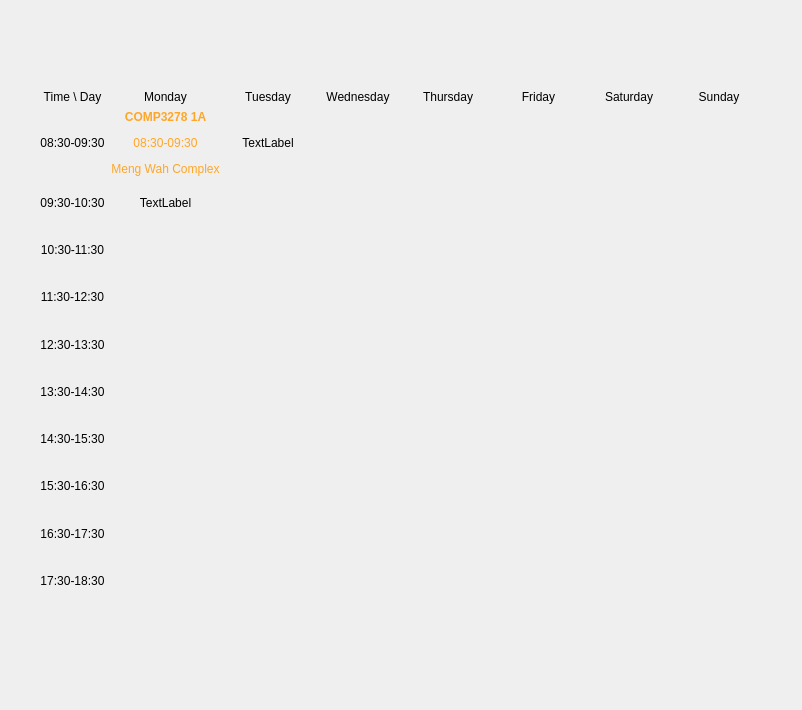
<?xml version="1.0" encoding="UTF-8"?>
<ui version="4.0">
 <class>Form</class>
 <widget class="QWidget" name="Form">
  <property name="geometry">
   <rect>
    <x>0</x>
    <y>0</y>
    <width>802</width>
    <height>710</height>
   </rect>
  </property>
  <property name="windowTitle">
   <string>Form</string>
  </property>
  <widget class="QWidget" name="gridLayoutWidget">
   <property name="geometry">
    <rect>
     <x>40</x>
     <y>90</y>
     <width>721</width>
     <height>511</height>
    </rect>
   </property>
   <layout class="QGridLayout" name="gridLayout" rowstretch="0,1,1,1,1,1,1,1,1,1,1" columnstretch="0,1,1,1,1,1,1,1">
    <item row="9" column="0">
     <widget class="QLabel" name="label_90">
      <property name="text">
       <string>16:30-17:30</string>
      </property>
      <property name="alignment">
       <set>Qt::AlignCenter</set>
      </property>
     </widget>
    </item>
    <item row="0" column="4">
     <widget class="QLabel" name="label_04">
      <property name="text">
       <string>Thursday</string>
      </property>
      <property name="alignment">
       <set>Qt::AlignCenter</set>
      </property>
     </widget>
    </item>
    <item row="1" column="1">
     <widget class="QLabel" name="label_11">
      <property name="enabled">
       <bool>true</bool>
      </property>
      <property name="sizePolicy">
       <sizepolicy hsizetype="Preferred" vsizetype="Preferred">
        <horstretch>0</horstretch>
        <verstretch>0</verstretch>
       </sizepolicy>
      </property>
      <property name="text">
       <string>&lt;html&gt;&lt;head/&gt;&lt;body&gt;&lt;p align=&quot;center&quot;&gt;&lt;span style=&quot; font-weight:600; color:#ffa627;&quot;&gt;COMP3278 1A&lt;/span&gt;&lt;/p&gt;&lt;p align=&quot;center&quot;&gt;&lt;span style=&quot; color:#ffa627;&quot;&gt;08:30-09:30&lt;/span&gt;&lt;/p&gt;&lt;p align=&quot;center&quot;&gt;&lt;span style=&quot; color:#ffa627;&quot;&gt;Meng Wah Complex&lt;/span&gt;&lt;/p&gt;&lt;/body&gt;&lt;/html&gt;</string>
      </property>
      <property name="scaledContents">
       <bool>false</bool>
      </property>
      <property name="alignment">
       <set>Qt::AlignCenter</set>
      </property>
      <property name="wordWrap">
       <bool>false</bool>
      </property>
      <property name="margin">
       <number>0</number>
      </property>
     </widget>
    </item>
    <item row="10" column="0">
     <widget class="QLabel" name="label_100">
      <property name="text">
       <string>17:30-18:30</string>
      </property>
      <property name="alignment">
       <set>Qt::AlignCenter</set>
      </property>
     </widget>
    </item>
    <item row="0" column="0">
     <widget class="QLabel" name="label_00">
      <property name="text">
       <string>&lt;html&gt;&lt;head/&gt;&lt;body&gt;&lt;p align=&quot;center&quot;&gt;Time \ Day&lt;/p&gt;&lt;/body&gt;&lt;/html&gt;</string>
      </property>
      <property name="alignment">
       <set>Qt::AlignRight|Qt::AlignTrailing|Qt::AlignVCenter</set>
      </property>
     </widget>
    </item>
    <item row="0" column="5">
     <widget class="QLabel" name="label_05">
      <property name="text">
       <string>Friday</string>
      </property>
      <property name="alignment">
       <set>Qt::AlignCenter</set>
      </property>
     </widget>
    </item>
    <item row="1" column="2">
     <widget class="QLabel" name="label_12">
      <property name="text">
       <string>TextLabel</string>
      </property>
      <property name="alignment">
       <set>Qt::AlignCenter</set>
      </property>
     </widget>
    </item>
    <item row="0" column="1">
     <widget class="QLabel" name="label_01">
      <property name="text">
       <string>Monday</string>
      </property>
      <property name="alignment">
       <set>Qt::AlignCenter</set>
      </property>
     </widget>
    </item>
    <item row="3" column="0">
     <widget class="QLabel" name="label_30">
      <property name="text">
       <string>10:30-11:30</string>
      </property>
      <property name="alignment">
       <set>Qt::AlignCenter</set>
      </property>
     </widget>
    </item>
    <item row="2" column="1">
     <widget class="QLabel" name="label_21">
      <property name="text">
       <string>TextLabel</string>
      </property>
      <property name="alignment">
       <set>Qt::AlignCenter</set>
      </property>
     </widget>
    </item>
    <item row="8" column="0">
     <widget class="QLabel" name="label_80">
      <property name="text">
       <string>15:30-16:30</string>
      </property>
      <property name="alignment">
       <set>Qt::AlignCenter</set>
      </property>
     </widget>
    </item>
    <item row="0" column="2">
     <widget class="QLabel" name="label_02">
      <property name="text">
       <string>Tuesday</string>
      </property>
      <property name="alignment">
       <set>Qt::AlignCenter</set>
      </property>
     </widget>
    </item>
    <item row="0" column="3">
     <widget class="QLabel" name="label_03">
      <property name="text">
       <string>Wednesday</string>
      </property>
      <property name="alignment">
       <set>Qt::AlignCenter</set>
      </property>
     </widget>
    </item>
    <item row="4" column="0">
     <widget class="QLabel" name="label_40">
      <property name="text">
       <string>11:30-12:30</string>
      </property>
      <property name="alignment">
       <set>Qt::AlignCenter</set>
      </property>
     </widget>
    </item>
    <item row="6" column="0">
     <widget class="QLabel" name="label_60">
      <property name="text">
       <string>13:30-14:30</string>
      </property>
      <property name="alignment">
       <set>Qt::AlignCenter</set>
      </property>
     </widget>
    </item>
    <item row="0" column="6">
     <widget class="QLabel" name="label_06">
      <property name="text">
       <string>Saturday</string>
      </property>
      <property name="alignment">
       <set>Qt::AlignCenter</set>
      </property>
     </widget>
    </item>
    <item row="7" column="0">
     <widget class="QLabel" name="label_70">
      <property name="text">
       <string>14:30-15:30</string>
      </property>
      <property name="alignment">
       <set>Qt::AlignCenter</set>
      </property>
     </widget>
    </item>
    <item row="2" column="0">
     <widget class="QLabel" name="label_20">
      <property name="text">
       <string>09:30-10:30</string>
      </property>
      <property name="alignment">
       <set>Qt::AlignCenter</set>
      </property>
     </widget>
    </item>
    <item row="1" column="0">
     <widget class="QLabel" name="label_10">
      <property name="text">
       <string>08:30-09:30</string>
      </property>
      <property name="alignment">
       <set>Qt::AlignCenter</set>
      </property>
     </widget>
    </item>
    <item row="5" column="0">
     <widget class="QLabel" name="label_50">
      <property name="text">
       <string>12:30-13:30</string>
      </property>
      <property name="alignment">
       <set>Qt::AlignCenter</set>
      </property>
     </widget>
    </item>
    <item row="0" column="7">
     <widget class="QLabel" name="label_07">
      <property name="text">
       <string>Sunday</string>
      </property>
      <property name="alignment">
       <set>Qt::AlignCenter</set>
      </property>
     </widget>
    </item>
   </layout>
  </widget>
 </widget>
 <resources/>
 <connections/>
</ui>
